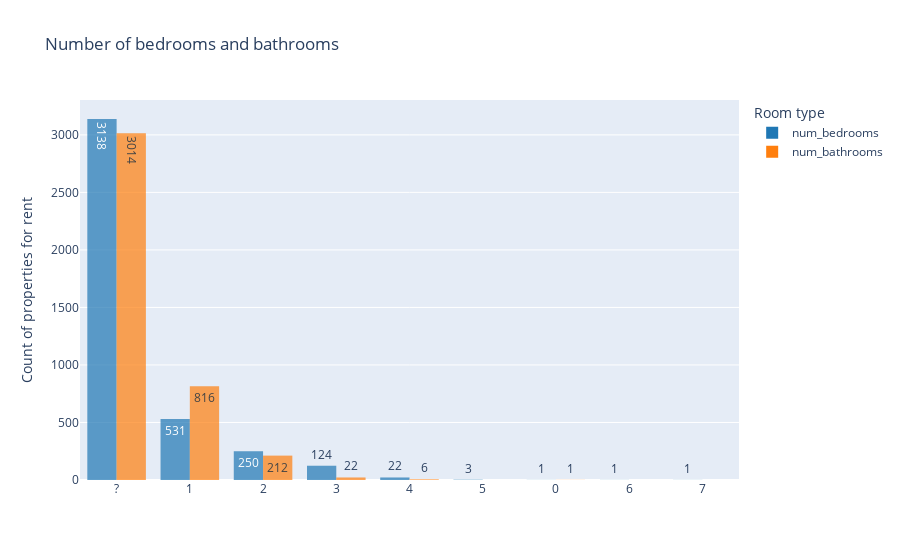

The code cell stored with this chart in its notebook:
### Markdown cell above
#### `num_bedrooms`, `num_bathrooms`

### Code cell
df.num_bathrooms.fillna('?', inplace=True)
df.num_bedrooms.fillna('?', inplace=True)

fig = px.histogram(df[['num_bedrooms','num_bathrooms']], title='Number of bedrooms and bathrooms', color_discrete_sequence=['#1f77b4', '#ff7f0e'],
             labels={'value': 'Number of rooms', 'variable': 'Room type'}, barmode="group", opacity=.7, text_auto= True)
fig.update_layout(xaxis_title="", yaxis_title="Count of properties for rent")
fig.update_layout(xaxis={'categoryorder':'total descending'})
fig.show()

### Figure 1 — Plotly figure (JSON) as saved in the notebook; plotly's stock layout.template omitted (floating-point values rounded to 4 significant figures; data arrays with more than 128 entries replaced by an {"elided": "..."} marker saying what was removed)
{"data": [{"alignmentgroup": "True", "bingroup": "x", "hovertemplate": "Room type=num_bedrooms<br>Number of rooms=%{x}<br>count=%{y}<extra></extra>", "legendgroup": "num_bedrooms", "marker": {"color": "#1f77b4", "opacity": 0.7, "pattern": {"shape": ""}}, "name": "num_bedrooms", "offsetgroup": "num_bedrooms", "orientation": "v", "showlegend": true, "texttemplate": "%{value}", "type": "histogram", "x": {"elided": "4071 str values"}, "xaxis": "x", "yaxis": "y"}, {"alignmentgroup": "True", "bingroup": "x", "hovertemplate": "Room type=num_bathrooms<br>Number of rooms=%{x}<br>count=%{y}<extra></extra>", "legendgroup": "num_bathrooms", "marker": {"color": "#ff7f0e", "opacity": 0.7, "pattern": {"shape": ""}}, "name": "num_bathrooms", "offsetgroup": "num_bathrooms", "orientation": "v", "showlegend": true, "texttemplate": "%{value}", "type": "histogram", "x": {"elided": "4071 str values"}, "xaxis": "x", "yaxis": "y"}], "layout": {"barmode": "group", "legend": {"title": {"text": "Room type"}, "tracegroupgap": 0}, "title": {"text": "Number of bedrooms and bathrooms"}, "xaxis": {"anchor": "y", "categoryorder": "total descending", "domain": [0, 1], "title": {"text": ""}}, "yaxis": {"anchor": "x", "domain": [0, 1], "title": {"text": "Count of properties for rent"}}}}
